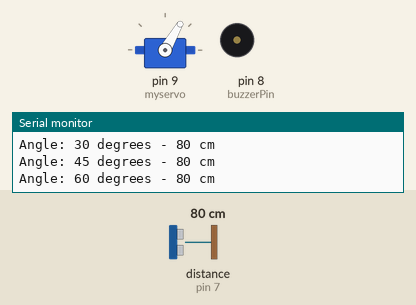
Recording of a sketch running on a simulated Arduino Uno, built with avr-gcc and run on an emulated ATmega328P. On the bench: servo, buzzer (waves = sounding), the last lines printed to the serial monitor. Wiring (inferred from the names in the program): ultrasonic range finder: trigger pin 7; echo pin 7. The inputs (shaded band) are chosen by the test bench; at power-on: distance to the obstacle (sensor on pin 7) 80 cm. The echo pulse lasts 58.3 µs per cm.

Above: at 1.4 s.
1.5 s: distance to the obstacle (sensor on pin 7) set to 250 cm
At 2.4 s:
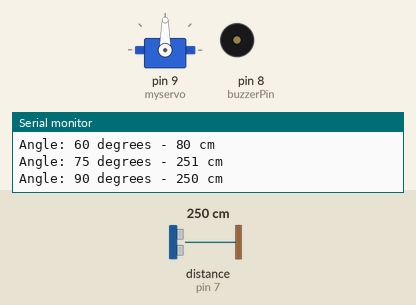
At 2.9 s:
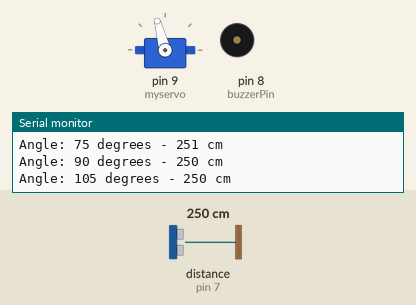
4.5 s: distance to the obstacle (sensor on pin 7) set to 204 cm
7.5 s: distance to the obstacle (sensor on pin 7) set to 196 cm
At 8.05 s:
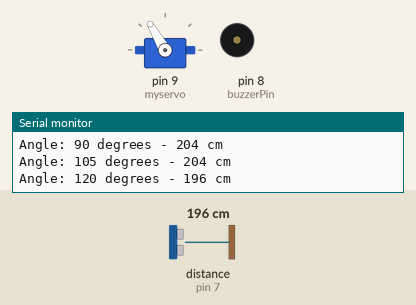
Timing chart, 0 to 19.5 s (numbered marks = the images above; inputs shaded):
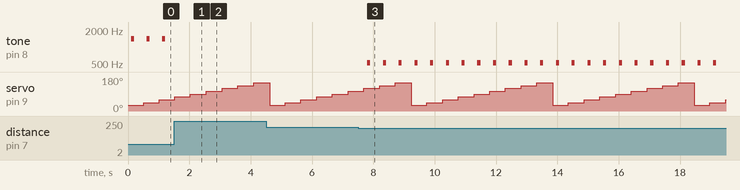

The sketch:

arduino_radar.ino
```cpp
#include <Wire.h>
#include <Servo.h>

#define SLAVE_ADDR 0x08  // Slave I2C address
#define KEY 0X14
const int pingPin = 7;  // Pin for the ultrasonic sensor
const int buzzerPin = 8;  // Pin for the buzzer
Servo myservo;         // Create Servo object to control a servo

int pos = 15;           // Variable to store the servo position
long distanceCm;        // Distance in centimeters

// Define maximum distance
const int max_distance = 200; // Maximum distance in cm

void setup() {
  Serial.begin(9600);    // Start serial communication for debugging (optional)
  Wire.begin(SLAVE_ADDR);  // Start the I2C slave with the defined address
  Wire.onRequest(requestEvent);  // Attach the request event function
  myservo.attach(9);         // Attach the servo to pin 9
  pinMode(buzzerPin, OUTPUT);  // Set buzzerPin as an output
}

void loop() {
  for (pos = 30; pos <= 150; pos += 15) {  // Sweep the servo from 30 to 150 degrees
    myservo.write(pos);  // Move the servo to the current position
    delay(100);  // Wait for the servo to reach the position

    // Get the distance from the ultrasonic sensor
    long duration = getDistance();

    // Convert duration to distance in centimeters
    distanceCm = microsecondsToCentimeters(duration);

    // Debugging: Print the distance and servo position
    Serial.print("Angle: ");
    Serial.print(pos);
    Serial.print(" degrees - ");
    Serial.print(distanceCm);
    Serial.println(" cm");

    // Check if the detected distance is within a valid range and trigger a beep
    if (distanceCm > 0 && distanceCm <= max_distance) {  // Check for valid distance
      int frequency = getFrequencyForDistance(distanceCm);  // Get frequency based on distance
      tone(buzzerPin, frequency, 100);  // Play sound for 100ms (short beep)
    }

    delay(400);  // Wait before moving to the next position
  }
}

// Function to send encrypted data with a checksum
void requestEvent() {
  byte encryptedAngleLow = (pos & 0xFF) ^ KEY;
  byte encryptedAngleHigh = (pos >> 8) ^ KEY;
  byte encryptedDistanceLow = (distanceCm & 0xFF) ^ KEY;
  byte encryptedDistanceHigh = (distanceCm >> 8) ^ KEY;

  // Calculate checksum (XOR of all bytes)
  byte checksum = (encryptedAngleLow ^ encryptedAngleHigh ^ encryptedDistanceLow ^ encryptedDistanceHigh) % 256;

  // Send encrypted data with checksum
  Wire.write(encryptedAngleLow);
  Wire.write(encryptedAngleHigh);
  Wire.write(encryptedDistanceLow);
  Wire.write(encryptedDistanceHigh);
  Wire.write(checksum);  // Append checksum

  // Debugging: Print sent data to the Serial Monitor
  Serial.print("Data sent: Cm: ");
  Serial.print(distanceCm);
  Serial.print(", Servo: ");
  Serial.print(pos);
  Serial.print(", Checksum: ");
  Serial.println(checksum, HEX);
}

// Function to get the correct frequency based on the distance
int getFrequencyForDistance(long distanceCm) {
  // Map the distance to a frequency range (higher frequency for closer objects)
  int frequency = map(distanceCm, 0, max_distance, 2000, 500);  // Higher frequency for closer objects
  return frequency;
}

// Function to trigger the ultrasonic sensor and get the distance
long getDistance() {
  pinMode(pingPin, OUTPUT);
  digitalWrite(pingPin, LOW);
  delayMicroseconds(2);
  digitalWrite(pingPin, HIGH);
  delayMicroseconds(5);
  digitalWrite(pingPin, LOW);

  pinMode(pingPin, INPUT);
  long duration = pulseIn(pingPin, HIGH);  // Get the pulse duration

  return duration;
}

// Function to convert the pulse duration to distance in centimeters
long microsecondsToCentimeters(long microseconds) {
  return microseconds / 29 / 2;  // Conversion factor for distance in centimeters
}
```

Measured:
- the behaviour switches between 201 and 200 cm on distance to the obstacle (sensor on pin 7) (found by bisection; images 2 and 3)
- after the input at 1.5 s, tone on pin 8 (buzzerPin): stops changing and stays silent
- after the input at 7.5 s, tone on pin 8 (buzzerPin): alternates 530 Hz for 0.10 s and silent for 0.41 s, starting after 0.31 s
- by itself, tone on pin 8 (buzzerPin): alternates 1400 Hz for 0.10 s and silent for 0.41 s
- by itself, servo on pin 9 (myservo): repeats every 4.6 s: 135° 0.51 s, 150° 0.51 s, 30° 0.51 s, 45° 0.51 s, 60° 0.51 s, 75° 0.51 s, 90° 0.51 s, 105° 0.51 s, 120° 0.51 s
